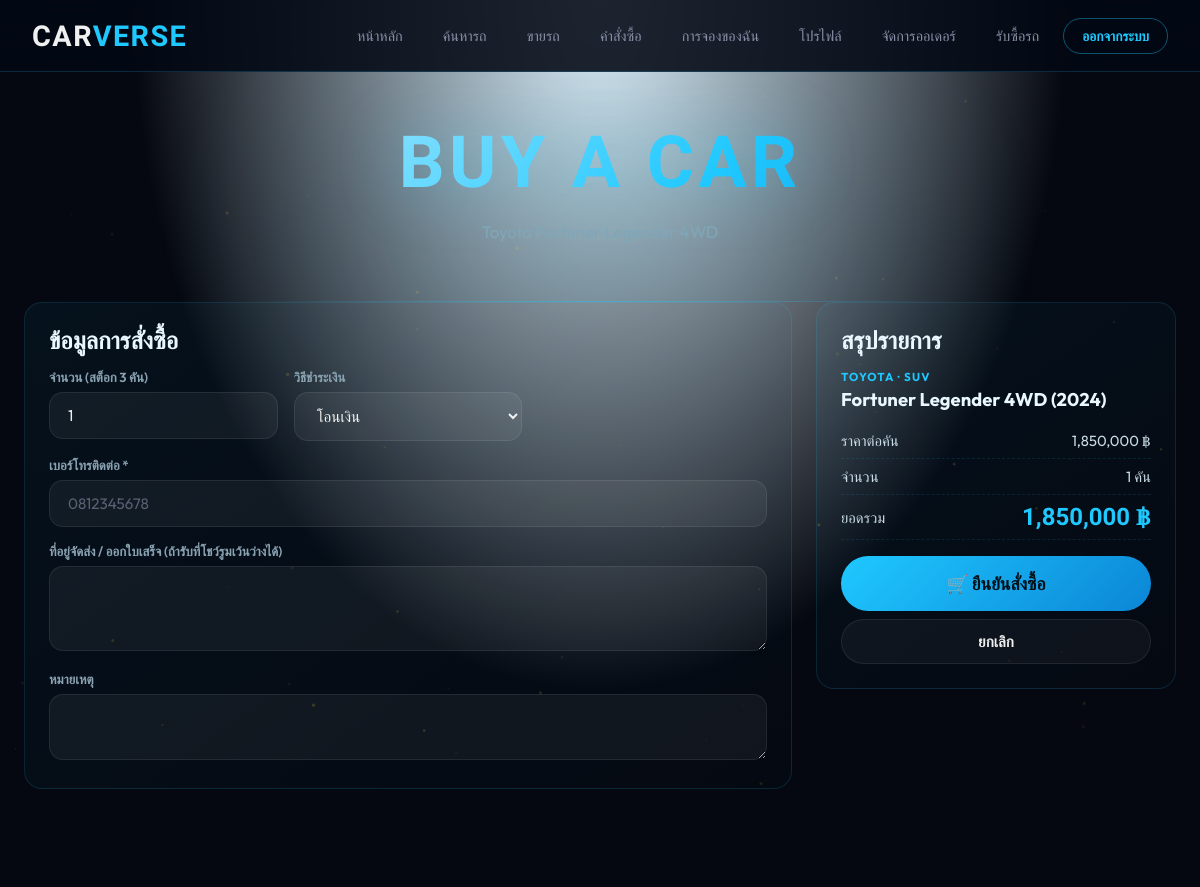
The page /buy_car.php?id=1 (signed in) on the database its author committed.
### tables this page shows
CREATE TABLE IF NOT EXISTS cars (
    car_id          INT UNSIGNED AUTO_INCREMENT PRIMARY KEY,
    brand_id        INT UNSIGNED NOT NULL,
    type_id         INT UNSIGNED NOT NULL,
    model_name      VARCHAR(150) NOT NULL,
    year            YEAR         NOT NULL,
    color           VARCHAR(50)  DEFAULT NULL,
    price           DECIMAL(12,2) NOT NULL,
    mileage         INT UNSIGNED DEFAULT 0,
    fuel_type       ENUM('gasoline','diesel','electric','hybrid') DEFAULT 'gasoline',
    transmission    ENUM('manual','automatic','cvt') DEFAULT 'automatic',
    engine_cc       INT UNSIGNED DEFAULT NULL,
    horsepower      INT UNSIGNED DEFAULT NULL,
    seats           TINYINT UNSIGNED DEFAULT 5,
    description     TEXT         DEFAULT NULL,
    image_url       VARCHAR(255) DEFAULT NULL,
    model_3d_url    VARCHAR(255) DEFAULT NULL,
    stock_qty       INT UNSIGNED DEFAULT 1,
    status          ENUM('available','sold','reserved') DEFAULT 'available',
    created_by      INT UNSIGNED DEFAULT NULL,
    created_at      DATETIME     DEFAULT CURRENT_TIMESTAMP,
    updated_at      DATETIME     DEFAULT CURRENT_TIMESTAMP ON UPDATE CURRENT_TIMESTAMP,
    CONSTRAINT fk_car_brand   FOREIGN KEY (brand_id)   REFERENCES brands(brand_id)   ON DELETE RESTRICT ON UPDATE CASCADE,
    CONSTRAINT fk_car_type    FOREIGN KEY (type_id)    REFERENCES car_types(type_id) ON DELETE RESTRICT ON UPDATE CASCADE,
    CONSTRAINT fk_car_creator FOREIGN KEY (created_by) REFERENCES users(user_id)     ON DELETE SET NULL ON UPDATE CASCADE
);

CREATE TABLE IF NOT EXISTS brands (
    brand_id    INT UNSIGNED AUTO_INCREMENT PRIMARY KEY,
    brand_name  VARCHAR(100) NOT NULL UNIQUE,
    logo_url    VARCHAR(255) DEFAULT NULL,
    country     VARCHAR(100) DEFAULT NULL,
    created_at  DATETIME     DEFAULT CURRENT_TIMESTAMP
);

CREATE TABLE IF NOT EXISTS car_types (
    type_id     INT UNSIGNED AUTO_INCREMENT PRIMARY KEY,
    type_name   VARCHAR(100) NOT NULL UNIQUE,
    description TEXT         DEFAULT NULL
);

### includes/auth.php (called while the page is built, shortened)
<?php
function e(string $val): string {
    return htmlspecialchars($val, ENT_QUOTES | ENT_SUBSTITUTE, 'UTF-8');
}
function formatPrice(float $price): string {
    return number_format($price, 0, '.', ',') . ' ฿';
}

### buy_car.php (the view, shortened to what this page needs)
<?php
require_once 'includes/auth.php';
require_once 'includes/db.php';
$id = (int)($_GET['id'] ?? 0);
$stmt = $pdo->prepare("
    SELECT c.*, b.brand_name, t.type_name
    FROM cars c
    JOIN brands b    ON c.brand_id = b.brand_id
    JOIN car_types t ON c.type_id  = t.type_id
    WHERE c.car_id = ?
");
$stmt->execute([$id]);
$car = $stmt->fetch();
$canBuy = $car && $car['status'] === 'available' && (int)$car['stock_qty'] > 0;
$form   = ['quantity' => 1, 'payment_method' => 'transfer', 'contact_phone' => '', 'address' => '', 'notes' => ''];
require 'includes/user_header.php';
?>
<?php if (!$car): ?>
  <div class="t-empty"><div style="font-size:4rem">🚫</div><h3 style="color:#e9f7ff">ไม่พบรถที่ต้องการ</h3>
    <a href="search.php" class="btn btn-primary" style="margin-top:16px;display:inline-flex">← กลับไปค้นหารถ</a></div>
<?php else: ?>
  <form method="POST" action="buy_car.php?id=<?= $id ?>" style="display:grid;grid-template-columns:1fr 360px;gap:24px;align-items:start;" id="buyForm">
    <div>
      <div class="t-card">
        <h2>ข้อมูลการสั่งซื้อ</h2>
        <div class="t-grid">
          <div>
            <label class="t-label" for="quantity">จำนวน (สต็อก <?= (int)$car['stock_qty'] ?> คัน)</label>
            <input type="number" class="form-control" id="quantity" name="quantity" min="1" max="<?= (int)$car['stock_qty'] ?>" value="<?= (int)$form['quantity'] ?>" oninput="calcTotal()">
          </div>
          <div>
            <label class="t-label" for="payment_method">วิธีชำระเงิน</label>
            <select class="form-control" id="payment_method" name="payment_method">
              <?php foreach (PAY_LABELS as $k => $l): ?>
                <option value="<?= $k ?>" <?= $form['payment_method'] === $k ? 'selected' : '' ?>><?= e($l) ?></option>
              <?php endforeach; ?>
            </select>
          </div>
          <div class="full">
            <label class="t-label" for="contact_phone">เบอร์โทรติดต่อ *</label>
            <input type="tel" class="form-control" id="contact_phone" name="contact_phone" placeholder="0812345678" value="<?= e($form['contact_phone']) ?>">
          </div>
          <div class="full">
            <label class="t-label" for="address">ที่อยู่จัดส่ง / ออกใบเสร็จ (ถ้ารับที่โชว์รูมเว้นว่างได้)</label>
            <textarea class="form-control" id="address" name="address" rows="3"><?= e($form['address']) ?></textarea>
          </div>
          <div class="full">
            <label class="t-label" for="notes">หมายเหตุ</label>
            <textarea class="form-control" id="notes" name="notes" rows="2"><?= e($form['notes']) ?></textarea>
          </div>
        </div>
      </div>
    </div>
    <aside class="t-card" style="position:sticky;top:90px;">
      <h2>สรุปรายการ</h2>
      <div style="font-size:.72rem;color:#1fc8ff;font-weight:700;text-transform:uppercase;letter-spacing:.1em"><?= e($car['brand_name']) ?> · <?= e($car['type_name']) ?></div>
      <div style="font-size:1.15rem;font-weight:700;color:#e9f7ff;margin:4px 0 12px"><?= e($car['model_name']) ?> (<?= e((string)$car['year']) ?>)</div>
      <div class="t-row"><span>ราคาต่อคัน</span><span><?= formatPrice((float)$car['price']) ?></span></div>
      <div class="t-row"><span>จำนวน</span><span id="sumQty"><?= (int)$form['quantity'] ?> คัน</span></div>
      <div class="t-row" style="align-items:center"><span>ยอดรวม</span><span class="t-total" id="sumTotal"><?= formatPrice((float)$car['price'] * (int)$form['quantity']) ?></span></div>
      <button type="submit" class="btn btn-primary btn-full btn-lg" style="margin-top:16px;" onclick="return confirm('ยืนยันการสั่งซื้อ?')">🛒 ยืนยันสั่งซื้อ</button>
      <a href="car_detail.php?id=<?= $id ?>" class="btn btn-ghost btn-full" style="margin-top:8px;display:flex;justify-content:center;">ยกเลิก</a>
    </aside>
  </form>
<?php endif; ?>
<?php require 'includes/user_footer.php'; ?>

### assets/css/style.css (style rules this page uses)
:root { --clr-bg: #050810; --clr-surface: #0d1117; --clr-glass: rgba(255,255,255,0.04); --clr-glass-hov: rgba(255,255,255,0.08); --clr-border: rgba(255,255,255,0.08); --clr-accent: #e8b84b; --clr-accent2: #c0392b; --clr-blue: #1a6cf5; --clr-text: #f0f0f0; --clr-muted: #8a8fa8; --clr-success: #27ae60; --clr-danger: #e74c3c; --clr-warning: #f39c12; --grad-gold: linear-gradient(135deg, #e8b84b 0%, #f5d06a 50%, #c49a2a 100%); --grad-hero: linear-gradient(135deg, #050810 0%, #0d1b40 50%, #050810 100%); --grad-card: linear-gradient(145deg, rgba(255,255,255,0.06) 0%, rgba(255,255,255,0.01) 100%); --grad-red: linear-gradient(135deg, #c0392b, #e74c3c); --font-body: 'Outfit', sans-serif; --font-head: 'Rajdhani', sans-serif; --radius-sm: 8px; --radius-md: 14px; --radius-lg: 24px; --radius-xl: 40px; --shadow-card: 0 8px 32px rgba(0,0,0,0.5); --shadow-glow: 0 0 40px rgba(232,184,75,0.25); --shadow-glow2: 0 0 60px rgba(26,108,245,0.2); --ease: cubic-bezier(0.4, 0, 0.2, 1); --dur-fast: 150ms; --dur-mid: 300ms; --dur-slow: 600ms; }
*, *::before, *::after { box-sizing: border-box; margin: 0; padding: 0; }
html { scroll-behavior: smooth; font-size: 16px; }
body { font-family: var(--font-body); background: var(--clr-bg); color: var(--clr-text); min-height: 100vh; overflow-x: hidden; -webkit-font-smoothing: antialiased; }
a { text-decoration: none; color: inherit; }
button, input, select, textarea { font-family: inherit; }
.btn { display: inline-flex; align-items: center; gap: 8px; padding: 12px 28px; border: none; border-radius: var(--radius-xl); font-size: 0.95rem; font-weight: 600; cursor: pointer; transition: all var(--dur-mid) var(--ease); position: relative; overflow: hidden; }
.btn::before { content: ''; position: absolute; inset: 0; background: rgba(255,255,255,0.1); opacity: 0; transition: opacity var(--dur-fast); }
.btn-primary { background: var(--grad-gold); color: #0a0a0a; }
.btn-ghost { background: var(--clr-glass); border: 1px solid var(--clr-border); color: var(--clr-text); }
.btn-lg { padding: 16px 40px; font-size: 1.1rem; }
.btn-full { width: 100%; justify-content: center; }
.form-control { width: 100%; padding: 13px 18px; background: rgba(255,255,255,0.05); border: 1.5px solid var(--clr-border); border-radius: var(--radius-md); color: var(--clr-text); font-size: 0.95rem; transition: all var(--dur-fast); outline: none; }
.form-control::placeholder { color: var(--clr-muted); opacity: 0.6; }
select.form-control option { background: var(--clr-surface); color: var(--clr-text); }

### assets/css/search.css (style rules this page uses)
body { --clr-accent: #1fc8ff; --clr-accent2: #0b86d6; --grad-gold: linear-gradient(135deg, #1fc8ff 0%, #5ee2ff 50%, #0b86d6 100%); --shadow-glow: 0 0 40px rgba(31,200,255,0.25); background: radial-gradient(ellipse at 50% 0%, rgba(11,134,214,0.1) 0%, #050810 55%); }
.btn-primary { background: linear-gradient(135deg, #1fc8ff 0%, #0b86d6 100%); color: #001018; font-weight: 700; }
textarea.form-control { resize: vertical; }

### includes/user_header.php (style rules this page uses)
.t-card { border:1px solid rgba(31,200,255,.14);border-radius:18px;padding:24px;margin-bottom:18px;background:linear-gradient(145deg,rgba(31,200,255,.05),rgba(11,134,214,.01)) }
.t-card h2 { font-family:'Barlow Condensed',sans-serif;font-size:1.5rem;color:#e9f7ff;margin-bottom:14px }
.t-grid { display:grid;grid-template-columns:repeat(auto-fit,minmax(220px,1fr));gap:16px }
.t-grid .full { grid-column:1/-1 }
.t-label { display:block;font-size:.82rem;color:#8aa3b2;margin-bottom:6px;font-weight:600 }
.t-row { display:flex;justify-content:space-between;gap:12px;padding:8px 0;border-bottom:1px dashed rgba(31,200,255,.12);font-size:.92rem;color:#c9dbe6 }
.t-total { font-size:1.5rem;font-weight:800;color:#1fc8ff;font-family:'Barlow Condensed',sans-serif }

### rows shown on the page
cars: stock_qty "3", brand.brand_name "TOYOTA", type.type_name "SUV", model_name "Fortuner Legender 4WD", year "2024", price "1,850,000 ฿", formatPrice((float)$car['price']*(int)$form['quantity']) "1,850,000 ฿"

### other values the page prints
$pageHeading "BUY A CAR"
$pageDesc "Toyota Fortuner Legender 4WD"
$form['quantity'] "1"
form field payment_method "โอนเงิน"
